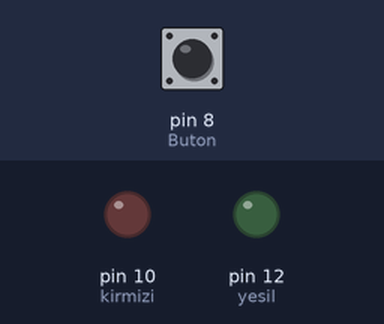
A sketch run on a simulated Arduino Uno, built with avr-gcc and run on an emulated ATmega328P. Parts: output pins drawn as LEDs (lit = HIGH). Inputs (shaded band) come from the test bench; at power-on: pin 8 (Buton) LOW.

Above: at 1.2 s.
1.3 s: pin 8 (Buton) pulled HIGH for 0.15 s
At 1.37 s:
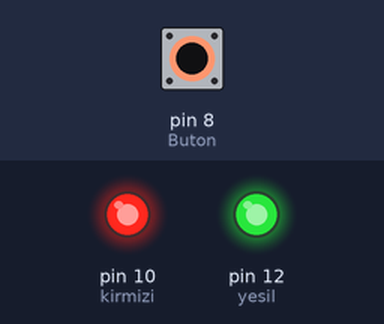
2.9 s: pin 8 (Buton) pulled HIGH for 3.2 s
At 6.4 s:
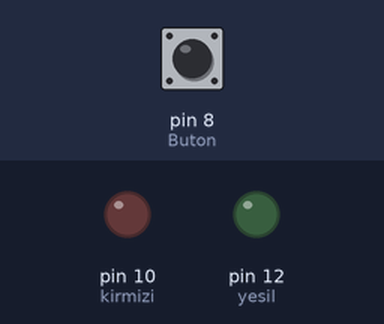
Timing chart, 0 to 7.9 s (numbered marks = the images above; inputs shaded):
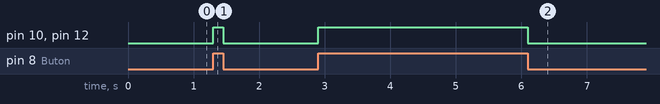

The sketch:

ButonluLed.ino
```cpp
#define Buton 8
#define kirmizi 10
#define yesil 12
int buton_durumu=0;
void setup()
{
 pinMode(Buton,INPUT);
 pinMode(kirmizi,OUTPUT);
pinMode(yesil,OUTPUT);
}

void loop()
{
  buton_durumu=digitalRead(Buton);
  if(buton_durumu==1)
  {
    digitalWrite(kirmizi,HIGH);
    digitalWrite(yesil,HIGH);
  }
  else
  {
    digitalWrite(kirmizi,LOW);
    digitalWrite(yesil,LOW);
  }


}
```

Measured:
- after the input at 1.3 s, pin 10 (kirmizi), pin 12 (yesil): LOW → HIGH at once, → LOW 0.15 s later
- after the input at 2.9 s, pin 10 (kirmizi), pin 12 (yesil): LOW → HIGH at once, → LOW 3.2 s later
